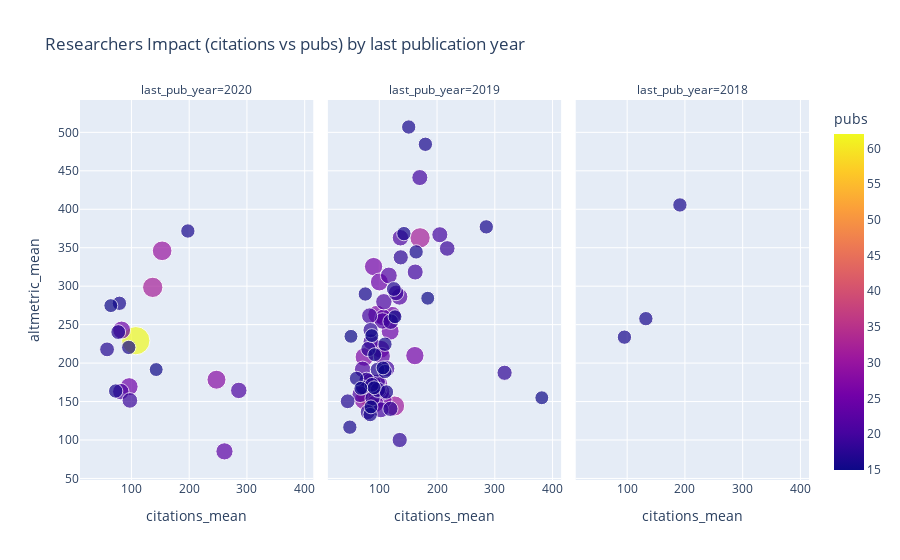

Notebook code for this chart:
### Code cell
px.scatter(top100, 
           x="citations_mean", y="altmetric_mean", 
           hover_name="full_name", 
           hover_data=['pubs', 'citations_mean', 'altmetric_mean'], 
           color="pubs",
           size="pubs",
           facet_col="last_pub_year",
           title="Researchers Impact (citations vs pubs) by last publication year")

### Figure 1 — Plotly figure (JSON) as saved in the notebook; plotly's stock layout.template omitted (floating-point values rounded to 4 significant figures; data arrays with more than 128 entries replaced by an {"elided": "..."} marker saying what was removed)
{"data": [{"customdata": [[62, 107.5, 229.1], [32, 136.8, 298.5], [30, 153.1, 346], [28, 247.2, 178.4], [25, 96.04, 169.4], [25, 83, 243.0], [23, 261.1, 85.22], [21, 81.57, 162.9], [21, 285.9, 164.5], [19, 97.26, 151.5], [17, 77.12, 240.4], [17, 57.76, 217.8], [16, 79.19, 277.8], [16, 72.69, 163.7], [16, 197.7, 371.8], [16, 95.31, 220.4], [15, 64.27, 274.7], [15, 142.9, 191.6]], "hovertemplate": "<b>%{hovertext}</b><br><br>last_pub_year=2020<br>citations_mean=%{customdata[1]}<br>altmetric_mean=%{customdata[2]}<br>pubs=%{marker.color}<extra></extra>", "hovertext": ["Kari Stefansson", "Caroline Hayward", "Tõnu Esko", "Benjamin M. Neale", "Jerome I. Rotter", "Douglas F. Easton", "Alkes L. Price", "Kent D. Taylor", "Po-Ru Loh", "Nilesh J Samani", "Alison M Dunning", "Veronique Vitart", "Joe Dennis", "Evangelos Evangelou", "Nancy L Pedersen", "Stephen J Chanock", "Paul D P Pharoah", "Ole A. Andreassen"], "legendgroup": "", "marker": {"color": [62, 32, 30, 28, 25, 25, 23, 21, 21, 19, 17, 17, 16, 16, 16, 16, 15, 15], "coloraxis": "coloraxis", "size": [62, 32, 30, 28, 25, 25, 23, 21, 21, 19, 17, 17, 16, 16, 16, 16, 15, 15], "sizemode": "area", "sizeref": 0.155, "symbol": "circle"}, "mode": "markers", "name": "", "showlegend": false, "type": "scatter", "x": [107.5, 136.8, 153.1, 247.2, 96.04, 83, 261.1, 81.57, 285.9, 97.26, 77.12, 57.76, 79.19, 72.69, 197.7, 95.31, 64.27, 142.9], "xaxis": "x", "y": [229.1, 298.5, 346, 178.4, 169.4, 243.0, 85.22, 162.9, 164.5, 151.5, 240.4, 217.8, 277.8, 163.7, 371.8, 220.4, 274.7, 191.6], "yaxis": "y"}, {"customdata": {"elided": "79x3 float values"}, "hovertemplate": "<b>%{hovertext}</b><br><br>last_pub_year=2019<br>citations_mean=%{customdata[1]}<br>altmetric_mean=%{customdata[2]}<br>pubs=%{marker.color}<extra></extra>", "hovertext": ["Unnur Thorsteinsdottir", "Gudmar Thorleifsson", "Andres Metspalu", "Gonçalo R Abecasis", "Daniel F Gudbjartsson", "Eleftheria Zeggini", "Claudia Langenberg", "M. Arfan Ikram", "Lude Franke", "Daniel I. Chasman", "Nicholas J. Wareham", "Eric Boerwinkle", "Terho Lehtimäki", "Vilmundur Gudnason", "Erik Ingelsson", "Mark I. McCarthy", "Ruth J. F. Loos", "Sekar Kathiresan", "André G. Uitterlinden", "Anubha Mahajan", "Reedik Mägi", "John Danesh", "Olli T. Raitakari", "Cornelia M. van Duijn", "Bruce M. Psaty", "Adam S. Butterworth", "Paul M. Ridker", "Marjo-Riitta Jarvelin", "Tamara B. Harris", "Jaspal S. Kooner", "Ozren Polasek", "Dorret I Boomsma", "Markku Laakso", "David A Hinds", "Peter M. Visscher", "George Dedoussis", "Christian Gieger", "Patrick Sulem", "Ian J. Deary", "John R B Perry", "Veikko Salomaa", "Cecilia M. Lindgren", "Erwin P. Bottinger", "Igor Rudan", "Robert A Scott", "Michael Boehnke", "Sandosh Padmanabhan", "Tune H Pers", "Martina Müller-Nurasyid", "Yoichiro Kamatani", "Michiaki Kubo", "Hilary K. Finucane", "Paolo Gasparini", "Danish Saleheen", "Gisli Masson", "Karen L. Mohlke", "Jian’an Luan", "John C. Chambers", "Ingileif Jonsdottir", "Dennis O. Mook-Kanamori", "Patrik K E Magnusson", "Lili Milani", "Mika Kähönen", "Albert Hofman", "Leo-Pekka Lyytikäinen", "Oscar H. Franco", "Jian Yang", "Annette Peters", "Sarah E. Medland", "Lenore J. Launer", "Mark J Daly", "Børge G. Nordestgaard", "Stella Trompet", "Joshua C. Bis", "Fernando Rivadeneira", "Antonietta Robino", "Paul Elliott", "Louise V Wain", "Michael C. O’Donovan"], "legendgroup": "", "marker": {"color": [45, 33, 32, 31, 28, 27, 27, 26, 26, 26, 25, 25, 25, 25, 25, 23, 23, 23, 22, 22, 22, 22, 22, 21, 21, 21, 21, 21, 21, 21, 20, 20, 20, 20, 20, 20, 20, 20, 19, 19, 19, 19, 18, 18, 18, 18, 18, 18, 18, 18, 18, 18, 17, 17, 17, 17, 17, 16, 16, 16, 16, 16, 16, 16, 16, 16, 16, 16, 16, 15, 15, 15, 15, 15, 15, 15, 15, 15, 15], "coloraxis": "coloraxis", "size": [45, 33, 32, 31, 28, 27, 27, 26, 26, 26, 25, 25, 25, 25, 25, 23, 23, 23, 22, 22, 22, 22, 22, 21, 21, 21, 21, 21, 21, 21, 20, 20, 20, 20, 20, 20, 20, 20, 19, 19, 19, 19, 18, 18, 18, 18, 18, 18, 18, 18, 18, 18, 17, 17, 17, 17, 17, 16, 16, 16, 16, 16, 16, 16, 16, 16, 16, 16, 16, 15, 15, 15, 15, 15, 15, 15, 15, 15, 15], "sizemode": "area", "sizeref": 0.155, "symbol": "circle"}, "mode": "markers", "name": "", "showlegend": false, "type": "scatter", "x": [81, 80.82, 170.6, 126.5, 73.25, 74.22, 96.15, 90.08, 161.6, 122.1, 100.1, 98.68, 118.8, 102.7, 106.5, 103.4, 93.04, 104.3, 116.5, 79.68, 135.0, 90.27, 107.0, 136.6, 99.1, 66.9, 107.9, 105.4, 71.1, 88.57, 85.7, 162.2, 102.7, 170.2, 204.8, 83.15, 113.0, 83.9, 129.1, 217.6, 119.7, 97.05, 88.33, 84.89, 81.11, 119.2, 77.94, 137.1, 97.67, 80.06, 135.3, 316.9, 45.24, 96.94, 71.41, 87.18, 125.1, 109.8, 49, 75.75, 163.8, 179.8, 109.8, 142.6, 60.5, 84.19, 285.2, 112.4, 150.9, 127.2, 381.4, 91.93, 91.07, 106.5, 87, 50.93, 68.07, 85.53, 183.9], "xaxis": "x2", "y": [159.6, 170.4, 362.9, 144.3, 152.0, 208.0, 263.0, 325.5, 209.7, 261.8, 305.5, 173.4, 241.4, 218.0, 152.6, 162.7, 147.1, 209.1, 313.9, 175.4, 286.2, 171.1, 259.1, 363.0, 164.7, 159.4, 279.7, 254.8, 191.9, 174.6, 227.7, 318.4, 139.3, 441.2, 366.9, 261.4, 192.8, 176.5, 291.3, 349.1, 253.9, 175.6, 154.3, 242.9, 218.3, 140.5, 178.3, 337.5, 165.3, 136.3, 100, 187.4, 150.4, 191.4, 168.6, 171.7, 296.4, 189.1, 116.7, 289.8, 344.6, 484.5, 224.6, 368.4, 180.1, 133.1, 377.1, 162.4, 506.9, 260.3, 154.9, 210.9, 167.9, 193.8, 235.7, 234.8, 167.2, 143.1, 284.3], "yaxis": "y2"}, {"customdata": [[16, 132.4, 257.8], [16, 95.25, 233.8], [16, 191.3, 405.6]], "hovertemplate": "<b>%{hovertext}</b><br><br>last_pub_year=2018<br>citations_mean=%{customdata[1]}<br>altmetric_mean=%{customdata[2]}<br>pubs=%{marker.color}<extra></extra>", "hovertext": ["Albert V Smith", "Augustine Kong", "Grant W Montgomery"], "legendgroup": "", "marker": {"color": [16, 16, 16], "coloraxis": "coloraxis", "size": [16, 16, 16], "sizemode": "area", "sizeref": 0.155, "symbol": "circle"}, "mode": "markers", "name": "", "showlegend": false, "type": "scatter", "x": [132.4, 95.25, 191.3], "xaxis": "x3", "y": [257.8, 233.8, 405.6], "yaxis": "y3"}], "layout": {"annotations": [{"font": {}, "showarrow": false, "text": "last_pub_year=2020", "x": 0.16, "xanchor": "center", "xref": "paper", "y": 1, "yanchor": "bottom", "yref": "paper"}, {"font": {}, "showarrow": false, "text": "last_pub_year=2019", "x": 0.5, "xanchor": "center", "xref": "paper", "y": 1, "yanchor": "bottom", "yref": "paper"}, {"font": {}, "showarrow": false, "text": "last_pub_year=2018", "x": 0.84, "xanchor": "center", "xref": "paper", "y": 1, "yanchor": "bottom", "yref": "paper"}], "autosize": true, "coloraxis": {"colorbar": {"title": {"text": "pubs"}}, "colorscale": [[0, "#0d0887"], [0.1111, "#46039f"], [0.2222, "#7201a8"], [0.3333, "#9c179e"], [0.4444, "#bd3786"], [0.5556, "#d8576b"], [0.6667, "#ed7953"], [0.7778, "#fb9f3a"], [0.8889, "#fdca26"], [1, "#f0f921"]]}, "legend": {"itemsizing": "constant", "tracegroupgap": 0}, "title": {"text": "Researchers Impact (citations vs pubs) by last publication year"}, "xaxis": {"anchor": "y", "autorange": true, "domain": [0, 0.32], "range": [13.79, 412.1], "title": {"text": "citations_mean"}, "type": "linear"}, "xaxis2": {"anchor": "y2", "autorange": true, "domain": [0.34, 0.66], "matches": "x", "range": [13.79, 412.1], "title": {"text": "citations_mean"}, "type": "linear"}, "xaxis3": {"anchor": "y3", "autorange": true, "domain": [0.68, 1.0], "matches": "x", "range": [13.79, 412.1], "title": {"text": "citations_mean"}, "type": "linear"}, "yaxis": {"anchor": "x", "autorange": true, "domain": [0, 1], "range": [55.81, 545.6], "title": {"text": "altmetric_mean"}, "type": "linear"}, "yaxis2": {"anchor": "x2", "autorange": true, "domain": [0, 1], "matches": "y", "range": [55.81, 545.6], "showticklabels": false, "type": "linear"}, "yaxis3": {"anchor": "x3", "autorange": true, "domain": [0, 1], "matches": "y", "range": [55.81, 545.6], "showticklabels": false, "type": "linear"}}}
